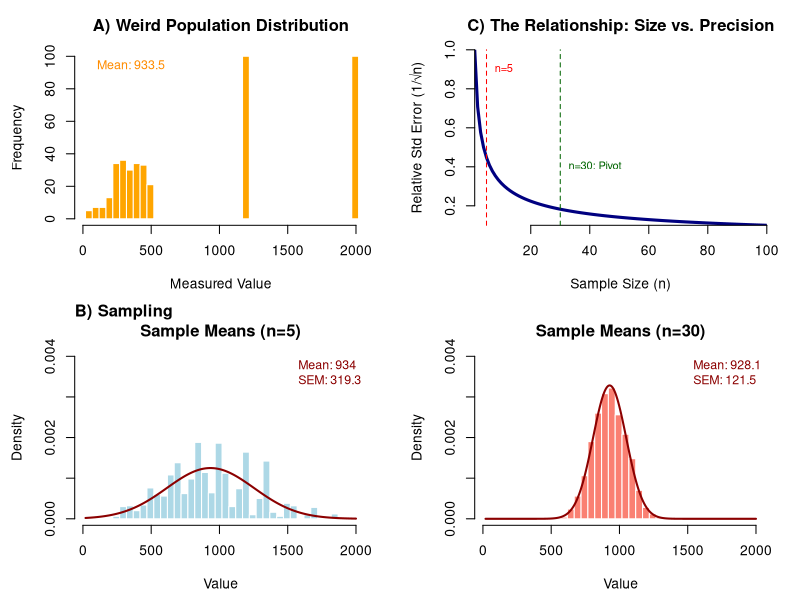

Recreate this plot in R.
#-------------------------------------------------------------------------------
# TITLE: Fig2_final.R
# AUTHOR: Michael J. Marino, PhD
# DATE: 2026-04-20
# MANUSCRIPT: "A Robust Workflow for Exploratory Data Analysis and Outlier 
#   Management in Small-Sample Pharmacological Datasets" (Submitted)
#
# REPOSITORY: https://github.com/mjmarino-phd/pharmacology-small-sample-EDA
# 
# LICENSE: MIT License (c) 2026 Michael J. Marino
#   Permission is granted to use, modify, and distribute this code for any 
#   purpose, provided that the manuscript above is cited in any resulting 
#   publications or derivative works.
#
# DESCRIPTION: This script generates figure 2 from the manuscript and is 
#   annotated to provide a beginner friendly introduction to the R programming language.
#-------------------------------------------------------------------------------


# Clear environment: Prevents variables from previous projects 
# from interfering with your current analysis.
rm(list = ls())

# Set a random seed for reproducibility. 
# The number (42) is arbitrary, but using a seed ensures that the 
# 'random' sampling draws the exact same values every time the script is run.
# This is essential for scientific transparency and creating consistent figures.
set.seed(42)


# Tip for Publication: Journals usually require high-resolution TIFFs.
# The code below is a "file device." When active, R redirects the plot 
# from the screen directly to a high-quality file in your working directory.
# Remove the "#" in the line below and change the Figure file name as needed
# You will also need to remove the '#' from the last line of code in this file

# tiff("Figure2_Final.tif", width = 8, height = 4.5, units = "in", res = 300, compression = "lzw")


#--------------------Figure 2: CLT and Parametric Pivot----------------


#--------------------FUNCTIONS--------------------

#-------------------------------------------------------------------------------
# FUNCTION: get_means
# Purpose: Simulates the 'Sampling Distribution of the Mean.' 
# This is the engine for demonstrating the Central Limit Theorem.
#
# Inputs: 
#   n_size     : The number of individuals in each sample.
#   iterations : How many times to repeat the experiment (Default = 1000).
#
# Output: A vector of 1000 sample means.
#-------------------------------------------------------------------------------

get_means <- function(n_size, iterations = 1000) {
  # replicate() runs the expression 1000 times and collects the results into a vector.
  replicate(iterations, mean(sample(pop, n_size, replace = TRUE)))
}


#-------------------------------------------------------------------------------
# FUNCTION: plot_clt_overlay
# Purpose: Generates a density histogram of sample means and overlays a 
# theoretical Normal distribution to visualize the Central Limit Theorem.
#
# Inputs: 
#   data    : Vector of sample means (calculated via get_means).
#   n_label : The sample size (n) to be displayed in the title.
#   color   : The fill color for the histogram bars.
#
# Dependencies: Requires global variables 'my_breaks' and 'x_range'.
#-------------------------------------------------------------------------------
plot_clt_overlay <- function(data, n_label, color) {
  
  # Calculate statistics for the overlay
  mu <- mean(data)      # The average of our sample means
  sem_val <- sd(data)   # The Standard Error of the Mean (SD of the sampling distribution)
  
  # Draw the Density Histogram
  # prob = TRUE ensures the y-axis is 'Density' so the Normal curve fits the scale.
  hist(data, prob = TRUE, breaks = my_breaks, xlim = x_range, 
       ylim = c(0, 0.004),
       main = "", # We leave this blank to use the more flexible title() command below
       xlab = "Value", 
       col = color, 
       border = "white")
  
  # Add a custom title with the sample size
  title(main = paste("Sample Means (n=", n_label, ")", sep = ""), line = 0.8)
  
  # Generate coordinates for a theoretical Normal Curve based on our sample stats
  x_seq <- seq(x_range[1], x_range[2], length = 500)
  y_seq <- dnorm(x_seq, mean = mu, sd = sem_val)
  
  # Draw the Normal Curve in dark red to contrast with the histogram bars
  lines(x_seq, y_seq, col = "darkred", lwd = 2)
  
  # Add a legend box to show the numeric results for comparison
  legend("topright", 
         legend = c(paste("Mean:", round(mu, 1)), 
                    paste("SEM:", round(sem_val, 1))),
         bty = "n", 
         cex = 0.9, 
         text.col = "darkred")
}

#--------------------END FUNCTIONS--------------------



# Creating a non-normal 'weird' population
# Real-world data is rarely perfect. Here we build a "weird" distribution 
# using samples and repetitions to create multiple peaks (multimodal).
a <- sample(0:200, 20)     # A small cluster at the low end
b <- sample(200:500, 200)  # A larger middle cluster
c <- rep(1200, 100)        # A sharp peak at 1200
d <- rep(2000, 100)        # A sharp peak at 2000
pop <- c(a, b, c, d)       # Combine them into one population
mean_pop <- mean(pop)      # The 'True' mean we want to estimate

# Set the visual stage
# To compare plots fairly, they must all share the same X-axis and 'bins'.
x_range <- range(pop)
bin_width <- 50 
my_breaks <- seq(floor(x_range[1]), ceiling(x_range[2]) + bin_width, by = bin_width)


# Setup complex layout

# The layout() function is more flexible than mfrow. 
# We define a matrix to tell R exactly which plot goes in which 'cell'.
# Here, we create a 2x2 grid:
# -------------------------------------------------------------------------
# The numbers in this matrix represent the 'Order of Appearance' in your code.
# [1, 4]  <- Row 1: The 1st plot called (2A) and the 4th plot called (2C).
# [2, 3]  <- Row 2: The 2nd plot called (2B-1) and the 3rd plot called (2B-2).
#
# This 'out-of-order' numbering is a powerful trick. It allows us to 
# write the code in a logical narrative (Population -> Samples -> Theory) 
# while placing the 'Theory' plot (2C) in the top-right corner.
# -------------------------------------------------------------------------
layout(matrix(c(1, 4, 2, 3), nrow = 2, byrow = TRUE))

# par(mar = ...) adjusts the 'Margins' around each individual plot.
# The order is: c(bottom, left, top, right).
# We give a bit more space to the bottom (4.5) and left (4.5) 
# to ensure the 'Value' and 'Density' labels aren't cut off.
par(mar = c(4.5, 4.5, 3, 2))




#--------------------Figure 2A--------------------------------------------------

# Plotting The 'Weird' Population 
# This plot shows the distribution of every individual item in our population.
# Notice how it has multiple peaks and doesn't look like a 'Bell Curve' at all.
hist(pop, breaks = my_breaks, xlim = x_range,
     main = "A) Weird Population Distribution", 
     xlab = "Measured Value", col = "orange", border = "white")

# Adding the 'True Mean' of the population for reference.
# No matter how many samples we take, this is the value we are trying to estimate.
legend("topleft", 
       legend = paste("Mean:", round(mean_pop, 1)),
       bty = "n", 
       cex = 0.9, 
       text.col = "darkorange")


#--------------------Figure 2B--------------------------------------------------

# Draw samples and calculate sample statistics
# We use our 'get_means' function to simulate 1000 samples.
# Each sample (n=5) is drawn and the average is recorded.
means_5 <- get_means(5)
means_5_mean <- mean(means_5) # The 'Mean of Means' for n=5
means_5_sd <- sd(means_5)     # This SD of means is actually the SEM 

# Now we simulate a larger sample (n=30).
means_30 <- get_means(30)
means_30_mean <- mean(means_30) # The 'Mean of Means' for n=30
means_30_sd <- sd(means_30)     # SEM fro n=30

# Plotting the n=5 Results (Fig 2B-1)

plot_clt_overlay(means_5, "5", "lightblue")

# Master Label: This adds the 'B) Sampling' header above the individual panel.
# line = 2 moves the text higher so it doesn't crowd the plot title.
title(main = "B) Sampling", adj = 0, line = 2) 

# Plotting the n=30 Results (Fig 2B-2)
# This demonstrates the Central Limit Theorem in action. The distribution 
# becomes Gaussian, centering precisely on the population mean.
plot_clt_overlay(means_30, "30", "salmon")



#--------------------Figure 2C--------------------------------------------------

# This curve demonstrates the relationship between sample size and SEM and 
# defines the 'Parametric Pivot.' at n=30

# Define the relationship
n <- 1:100            # We look at sample sizes from 1 up to 100
se_relative <- 1/sqrt(n) # The Relative Standard Error 

# Draw the Curve
plot(n, se_relative, type="l", lwd=3, col="navy",
     main="C) The Relationship: Size vs. Precision",
     xlab="Sample Size (n)", ylab="Relative Std Error (1/√n)",
     frame.plot=FALSE, # Removes the top and right box borders for a cleaner look
     xaxs="i", yaxs="i") # 'i' ensures the axes touch the (0,0) point exactly

# Add Vertical Reference Lines
# These connect this mathematical theory back to our actual simulations in Panel B.
abline(v=5, col="red", lty=2)      # The 'Unstable' zone (from Fig 2B-1)
abline(v=30, col="darkgreen", lty=2) # The 'Pivot' zone (from Fig 2B-2)

# Text Annotations
# pos=4 places the text to the right of the coordinates
text(5, 0.9, "n=5", pos=4, cex=0.8, col="red")
text(30, 0.4, "n=30: Pivot", pos=4, cex=0.8, col="darkgreen")


# Final step for high-quality export
# If you opened the tiff() device at the start of the script, 
# you MUST run dev.off() by removing the '#' below to finish writing the file and close it.
# dev.off()
